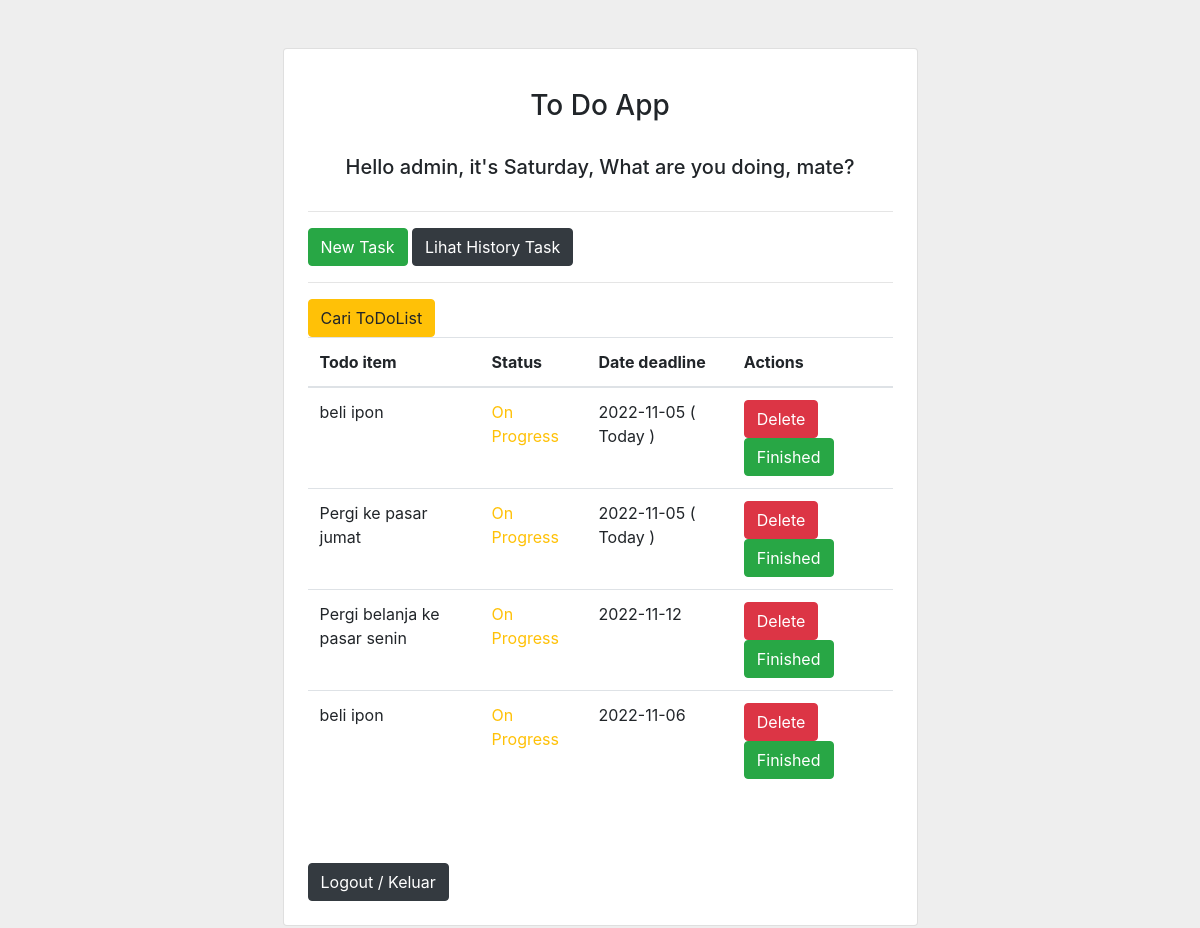
Screenshot of /main (signed in) with the database file from the repository.
### app_todolist.py (models this page shows)
class User(UserMixin, db.Model):
    __tablename__ = "user"
    id = db.Column(db.Integer(), primary_key = True)
    username = db.Column(db.String(100), unique = True, nullable = False)
    password = db.Column(db.String(200), nullable = False)
    email = db.Column(db.String(200), unique = True ,nullable = False)
    todolist = relationship('Todolist', back_populates = 'user')
    history_todolist = relationship('History_todolist', back_populates = 'user')

class Todolist(db.Model):
    __tablename__ = "todolist"
    id = db.Column(db.Integer(), primary_key = True)
    task = db.Column(db.String(500), nullable = False)
    tanggal_input = db.Column(db.String(20), nullable = False)
    tanggal_deadline = db.Column(db.String(20), nullable = False)
    status = db.Column(db.String(15), nullable = False)
    user_id = db.Column(db.Integer(), ForeignKey('user.id'), nullable = False)
    user = relationship('User', back_populates = "todolist")

### app_todolist.py (the view)
@app.route("/main", methods = ["POST", "GET"])
@login_required
def main():
    day = datetime.datetime.today().strftime("%A")
    date = str(datetime.datetime.today().date())
    task = Todolist.query.filter_by(user_id = current_user.id).all()
    all_tanggal = Todolist.query.filter_by(user_id = current_user.id).with_entities(Todolist.tanggal_deadline).distinct()
    ada_kadaluarsa = False
    for data in task:
        if str(data.tanggal_deadline) < str(datetime.datetime.today().date()):
            if data.status != "Finished":
                data.status = 'Not Finished'
            new_history = History_todolist(
                task = data.task,
                tanggal_deadline = data.tanggal_deadline,
                status = data.status,
                user = current_user
            )
            db.session.add(new_history)
            db.session.delete(data)
            ada_kadaluarsa = True
    db.session.commit()
    if ada_kadaluarsa:
        return redirect(url_for('main'))
    if request.method == "POST":
        tanggal = request.form['deadline']
        if tanggal == "all":
            return redirect(url_for('main'))
        else:
            return redirect(url_for('main_filter', filter = tanggal))
    return render_template('main.html', day = day, date = date, task = task, all_tanggal = all_tanggal)

### app_todolist.py (called while the page is built)
@login_manager.user_loader
def load_user(user_id):
    user = User.query.get(user_id)
    if not user:
        return None
    return user

### templates/main.html (shortened to what this page needs)
<!doctype html>
<html lang="en">
  <head>
    <link rel="stylesheet" href="https://cdn.jsdelivr.net/npm/bootstrap@4.0.0/dist/css/bootstrap.min.css">
  </head>
  <body>
  <section class="vh-100" style="background-color: #eee;">
    <div class="container py-5 h-100">
      <div class="row d-flex justify-content-center align-items-center h-100">
        <div class="col col-lg-9 col-xl-7">
          <div class="card rounded-3">
            <div class="card-body p-4">
              <h3 class="text-center my-3 pb-3">To Do App</h3>
              <h5 class="text-center my-3 pb-3">Hello {{ current_user.username }}, it's {{ day }}, What are you doing,
                mate?</h5>
              <hr>
              <div>
                <button type="button" class="btn btn-success" data-toggle="modal" data-target="#exampleModalCenter">
                  New Task
                </button>
                <button type="button" class="btn btn-dark">
                  <a href="{{ url_for('history') }}" class="text-white">
                    Lihat History Task
                  </a>
                </button>
              </div>
               <hr>
              <div>
                <button type="button" class="btn btn-warning" data-toggle="modal" data-target="#exampleModalCenter2">
                  Cari ToDoList
                </button>
                </div>
              <table class="table mb-4">
                <thead>
                  <tr>
                    <th scope="col">Todo item</th>
                    <th scope="col">Status</th>
                    <th scope="col">Date deadline</th>
                    <th scope="col">Actions</th>
                  </tr>
                </thead>
                <tbody>
                  {% for data in task %}
                  <tr>
                    <td>{{ data.task }}</td>
                    {% if data.status == "Finished" %}
                    <td ><p class="text-success">{{ data.status }}</p></td>
                    {% else %}
                    <td><p class="text-warning">{{ data.status }}</p></td>
                    {% endif %}
                    <td>
                      {% if data.tanggal_deadline == date %}
                      {{ data.tanggal_deadline }} ( Today )
                      {% else %}
                      {{ data.tanggal_deadline }}
                      {% endif %}
                    </td>
                    <td>
                      <button type="submit" class="btn btn-danger">
                        <a href="{{ url_for('delete_task', id = data.id) }}" class="text-white">
                          Delete
                        </a>
                      </button>
                      {% if data.status == "Finished" %}
                      <button type="submit" class="btn btn-warning ms-1">
                        <a class="text-dark" href="{{ url_for('unfinished_task', id = data.id) }}">
                          Unfinish
                        </a>
                      </button>
                      {% else %}
                      <button type="submit" class="btn btn-success ms-1">
                        <a class="text-white" href="{{ url_for('finished_task', id = data.id) }}">
                          Finished
                        </a>
                      </button>
                      {% endif %}
                    </td>
                  </tr>
                  {% endfor %}
                </tbody>
              </table>
              <br> <br>
              <button type="button" class="btn btn-dark">
                <a href="{{ url_for('logout') }}" class="text-white">
                  Logout / Keluar
                </a>
              </button>
            </div>
          </div>
        </div>
      </div>
    </div>
  </section>
  </body>
</html>

### rows the page displays
User: username "admin"
Todolist: task "beli ipon", status "On Progress", tanggal_deadline "2022-11-05"
Todolist: task "Pergi ke pasar jumat", status "On Progress", tanggal_deadline "2022-11-05"
Todolist: task "Pergi belanja ke pasar senin", status "On Progress", tanggal_deadline "2022-11-12"
Todolist: task "beli ipon", status "On Progress", tanggal_deadline "2022-11-06"
